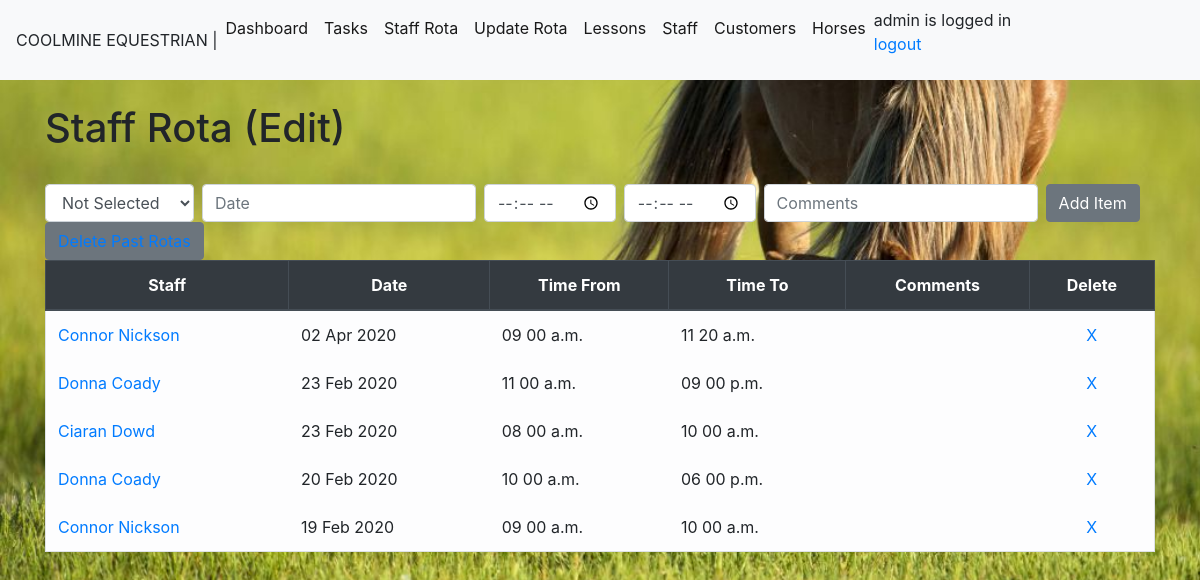
Before: /rota (signed in) with the older database file.
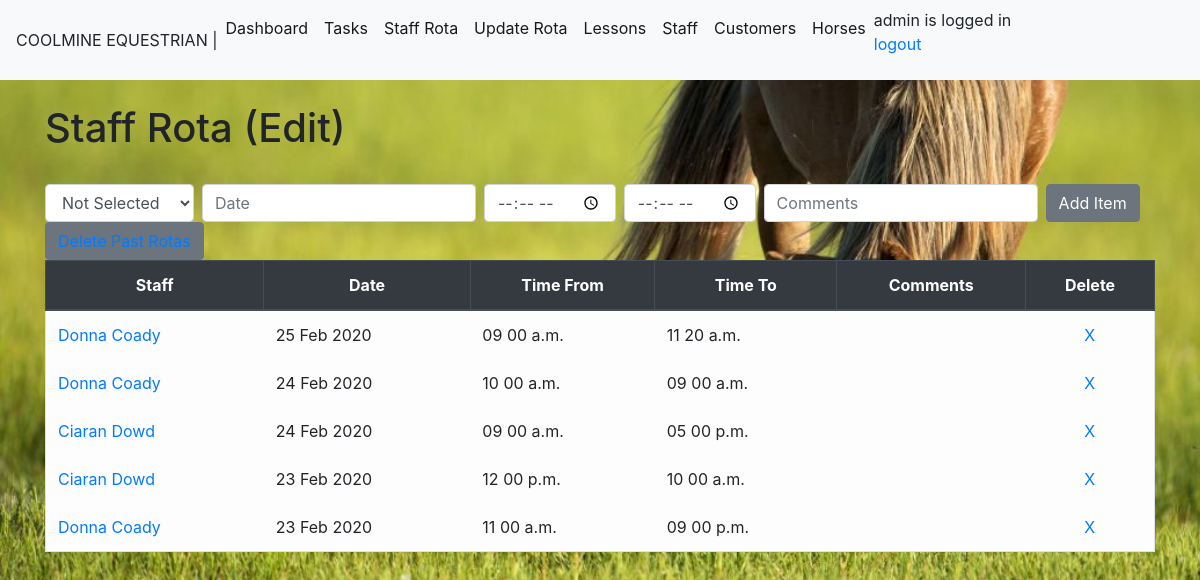
After: the same page with the newer database file.
### module_task/models.py (models this page shows, shortened)
class RotaList(models.Model):
    rotastaffid = models.ForeignKey(StaffList,blank=True,null=True, on_delete=models.CASCADE,limit_choices_to={'termindate': None},)
    rotadate = models.DateField(auto_now_add=False, auto_now=False)
    timefrom = models.TimeField(auto_now_add=False, auto_now=False,blank=True,null=True)
    timeto = models.TimeField(auto_now_add=False, auto_now=False,blank=True,null=True)
    comments = models.CharField(max_length=100,blank=True)

class StaffList(models.Model):
    staffname= models.CharField(max_length=50)
    staffdob=models.DateField(blank=True, null=True)
    staffaddress= models.CharField(max_length=200,blank=True, null=True)
    staffemail= models.EmailField(blank=True, null=True)
    staffphone=models.CharField(max_length=30,blank=True, null=True)
    staffcontract = models.CharField(null=True,max_length=20)
    startdate=models.DateField(blank=True, null=True)
    termindate =models.DateField(blank=True, null=True)
    staffqual =models.CharField(max_length=250, blank=True,null=True)

### module_task/views.py (the view)
# urls.py: path('rota',views.rota, name='rota'),
@login_required
@user_passes_test(lambda u: u.groups.filter(name='staffgroup').count() == 0, login_url='/accounts/login/')
def rota(request):
    if request.method == 'POST':
        form = RotaListForm(request.POST or None)
        form.save()
        all_rotas = RotaList.objects.all().order_by('-rotadate','-timefrom')
        all_staff = StaffList.objects.all
        messages.success(request, ('Rota item has been successfully added!'))
        return render(request,'rota.html',{'all_rotas': all_rotas,'all_staff': all_staff})
    else:
        all_rotas = RotaList.objects.all().order_by('-rotadate','-timefrom')
        all_staff = StaffList.objects.all
        return render(request,'rota.html',{'all_rotas': all_rotas,'all_staff': all_staff})

### module_task/templates/rota.html (shortened to what this page needs)
{%extends 'base.html'%}
{% block content %}
<body>
<h1> Staff Rota (Edit) </h1>
<form class="form-inline my-2 my-lg-0" method="POST">{% csrf_token %}
    <select class="form-control mr-sm-2" name="rotastaffid">
    <option value="" selected="selected">Not Selected</option>
   </select>
  <input class="form-control mr-sm-2" type="text" id="datepicker" placeholder="Date"  name="rotadate">
  <input class="form-control mr-sm-2" type="time" aria-label="Add" name="timefrom">
  <input class="form-control mr-sm-2" type="time" aria-label="Add" name="timeto">
  <input class="form-control mr-sm-2" type="add" placeholder="Comments" aria-label="Add" name="comments">
  <button class="btn btn-secondary my-2 my-sm-0" type="submit">Add Item</button>
</form>
<button class="btn btn-secondary my-2 my-sm-0" type="submit"><a href="{% url 'delpastrota' %}">Delete Past Rotas</a></button>
  {% if all_rotas %}
  <table class="table table-bordered">
    <thead class="thead-dark">
      <tr>
        <th scope="col">Staff</th>
        <th scope="col">Date</th>
        <th scope="col">Time From</th>
        <th scope="col">Time To</th>
        <th scope="col">Comments</th>
        <th scope="col">Delete</th>
      </tr>
    </thead>
    <tbody>
      {% for rotas in all_rotas %}
            <tr class="table table-borderless table-light" border-color>
              <td><a href="{% url 'editrota' rotas.id %}"> {{rotas.rotastaffid.staffname}}</a> </td>
              <td> {{rotas.rotadate|date:"d M Y"}} </td>
              <td> {{rotas.timefrom|time:"h i a"}} </td>
              <td> {{rotas.timeto|time:"h i a"}} </td>
              <td> {{rotas.comments}} </td>
              <td><center> <a href="{% url 'deleterota' rotas.id %}">X</a></center> </td>
            </tr>
      {% endfor %}
    </tbody>
  </table>
  {% endif %}
</body>
{% endblock %}

### module_task/templates/base.html (shortened to what this page needs)
{% load static %}
<!doctype html>
<html lang="en">
  <head>
    <link rel="stylesheet" href="https://stackpath.bootstrapcdn.com/bootstrap/4.3.1/css/bootstrap.min.css">
    <link rel="stylesheet" href="{% static 'css/style.css' %}">
    <link rel="stylesheet" href="{% static 'js/jquery-ui-1.12.1/jquery-ui.min.css' %}">
    <link rel="stylesheet" href="{% static 'js/jquery-ui-1.12.1/jquery-ui.structure.min.css' %}">
    <link rel="stylesheet" href="{% static 'js/jquery-ui-1.12.1/jquery-ui.theme.min.css' %}">  <link rel="stylesheet" href="//code.jquery.com/ui/1.12.1/themes/base/jquery-ui.css">
  <body>
        <nav class="navbar navbar-expand-lg navbar-light bg-light >
          <a class="navbar-brand" >COOLMINE EQUESTRIAN        |  </a>
                <div class="collapse navbar-collapse" id="navbarSupportedContent">
                  <ul class="navbar-nav mr-auto">
                    <li class="nav-item active">
                      <a class="nav-link" href="/">Dashboard <span class="sr-only">(current)</span></a>
                    </li>
                    <li class="nav-item active">
                      <a class="nav-link" href="{% url 'task' %}">Tasks</a>
                      <li class="nav-item active">
                      <a class="nav-link" href="{% url 'rotaview' %}">Staff Rota</a>
                    </li>
                     </li>
                      {% ifequal user.username "admin" %}
                      <li class="nav-item active">
                      <a class="nav-link" href="{% url 'rota' %}">Update Rota</a>
                    </li>
                      {% endifequal %}
                      <li class="nav-item active">
                      <a class="nav-link" href="{% url 'lessons' %}">Lessons</a>
                    </li>
                    {% ifequal user.username "admin" %}
                      <li class="nav-item active">
                      <a class="nav-link" href="{% url 'staff' %}">Staff</a>
                    {% endifequal %}
                    </li>
                    <li class="nav-item active">
                      <a class="nav-link" href="{% url 'people' %}">Customers</a>
                    </li>
                    <li class="nav-item active">
                      <a class="nav-link" href="{% url 'horses' %}">Horses</a>
                    </li>
                    <span style = "float: right;">
                    {% if user.is_authenticated %}
                     {{ user.username }} is logged in
                     <p><a href="{% url 'logout' %}">logout</a></p>
                    {% else %}
                      <p>You are not logged in</p>
                    {% endif %}
                    </span>
                  </ul>
                </div>
              </nav>
    <div class="container">
    {% block content %}
    {% endblock %}
    </div>

### static/css/style.css (style rules this page uses)
th { text-align: center; }
body { background-image: url( '../images/grasshorse.jpg' ); background-repeat: no-repeat; background-size: cover }

Changed rows visible on the page:
removed RotaList: rotastaffid.staffname "Connor Nickson", rotadate "19 Feb 2020", timefrom "09 00 a.m.", timeto "10 00 a.m."
changed RotaList: rotastaffid.staffname "Connor Nickson" → "Donna Coady"; rotadate "02 Apr 2020" → "25 Feb 2020"
changed RotaList (number 2 of 5 on the later page): rotadate "20 Feb 2020" → "24 Feb 2020"; timeto "06 00 p.m." → "09 00 a.m."; moves up the list
added RotaList: rotastaffid.staffname "Ciaran Dowd", rotadate "24 Feb 2020", timefrom "09 00 a.m.", timeto "05 00 p.m."
changed RotaList (number 4 of 5 on the later page): timefrom "08 00 a.m." → "12 00 p.m."; moves down the list
